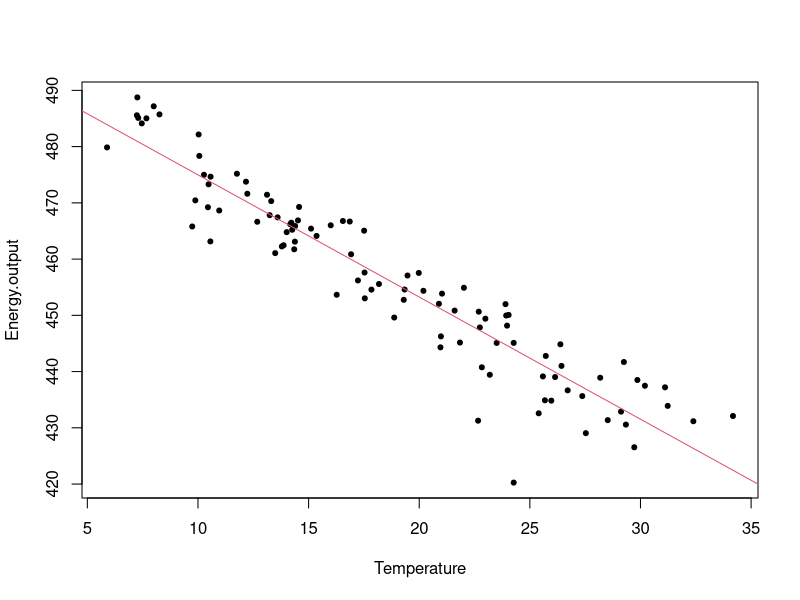
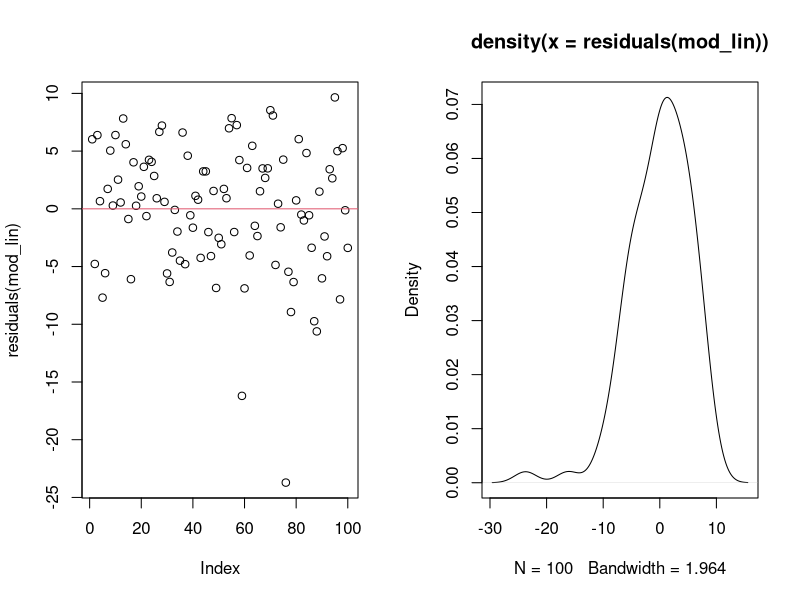

These charts were generated, in order, by the following R code:
dati <- read.csv("energy output.csv") # produzione energia giornaliera di una centrale elettrica
summary(dati)
attach(dati)
plot(Temperature, Energy.output,pch=20) #atteso coefficiente relazione vicino a 1
cor(Temperature, Energy.output) #all'aumentare di una cala l'altra

#variabile risposta = energy output
# Y = b0 + b1*x + e
# energy.output = b0 + b1 * Temperature + e (dove b0 è l'intercetta sulle y)
#si usano i minimi quadrati per il calcolo
b1 = cov(Energy.output, Temperature) / var(Temperature)
b0 = mean(Energy.output) - b1*mean(Temperature)
b0;b1

#...facendolo con R:
#decremento stasticamente rilevante, con p-value = 0, quindi contro ipotesi nulla di indipendeza
mod_lin <- lm(Energy.output~Temperature)
mod_lin$coefficients
abline(mod_lin, col=2) # retta d regressione
summary(mod_lin) 

#valutazine bontà modello, è buono se la retta passa in mezzo
#R-quadro è nel summary sopra, 0.887, oppure:
cor(Energy.output, Temperature)^2
#previsione
predict(mod_lin, newdata = data.frame(Temperature=40))

#determinazione della parte erratica sui residui, cioè le distanze dalla retta
#residui sparsi attorno alla media di zero.
#la curva assomiglia alla normale con curca però a sinistra, dovuti a valore "diversi" dalla media
par(mfrow=c(1,2))
plot(residuals(mod_lin))
abline(h=mean(residuals(mod_lin)),col=2)
plot(density(residuals(mod_lin)))

#saggiamo ipotesi che la distribuzione è uguale alla normale
shapiro.test(residuals(mod_lin)) #p-value molto piccolo, quindi si rifiuta l'ipotesi di normalità

library(lmtest) #soglia significatività del 5%
bptest(mod_lin) #ipotesi di varianza costante
dwtest(mod_lin) #ipotesi di non correlazione dei residui